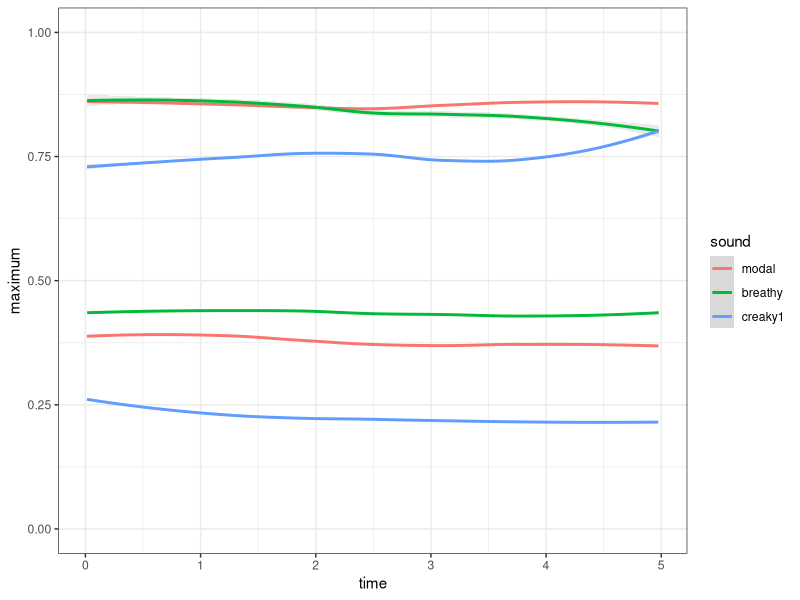
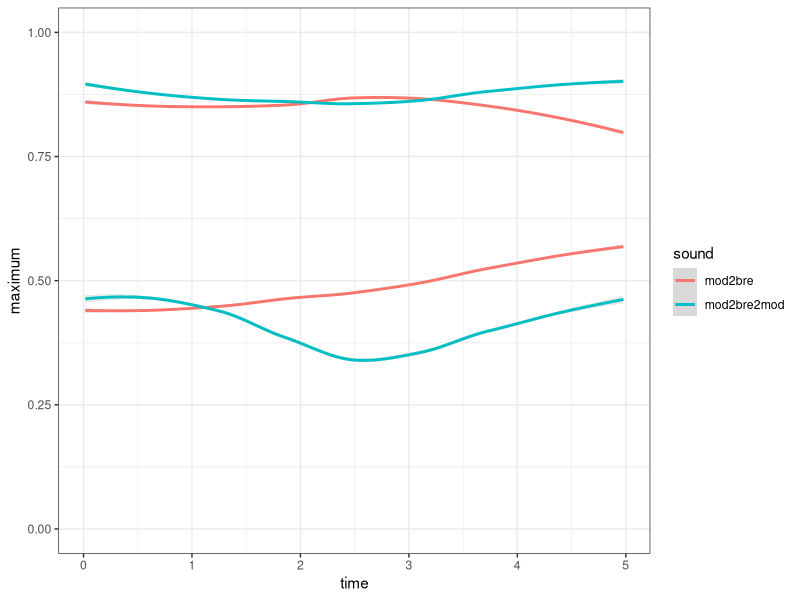
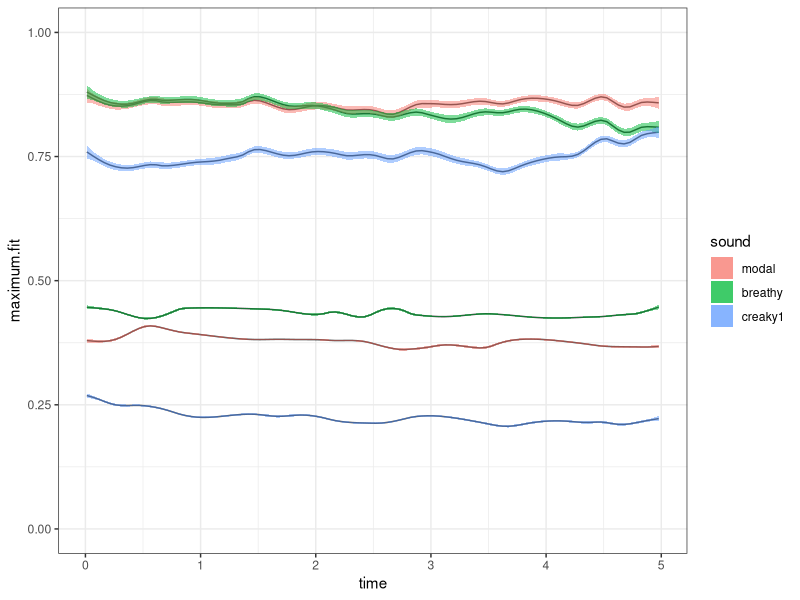

Write R code to recreate these figures, in order.
## ---- chunk 1
knitr::opts_chunk$set(echo = TRUE)
knitr::opts_knit$set(root.dir=normalizePath("../"))
library(readr)
library(tidyr)
library(tidyverse)
library(dplyr)
library(ggplot2)
theme_set(theme_bw())
library(gss)
## ---- chunk 2
degg <- read_csv("tracegram/degg-tracing.csv")
degg.all <- degg %>%
    mutate_if(is.character, factor) %>%
    mutate(sound = factor(sound, levels = c("modal", "breathy", "creaky1", "mod2bre", "mod2bre2mod")))

degg <- filter(degg.all, sound != "creaky2" & sound != "mod2bre" & sound != "mod2bre2mod")
degg.contour <- filter(degg.all, sound != "modal" & sound != "breathy" & sound != "creaky1")
## ---- chunk 3
ggplot(degg, aes(x = time, colour = sound)) +
    geom_smooth(aes(y = maximum), size = 1, alpha = 0.2) +
    geom_smooth(aes(y = minimum), size = 1, alpha = 0.2) +
    ylim(0, 1)
## ---- chunk 4
ggplot(degg.contour, aes(x = time, colour = sound)) +
    geom_smooth(aes(y = maximum), size = 1, alpha = 0.2) +
    geom_smooth(aes(y = minimum), size = 1, alpha = 0.2) +
    ylim(0, 1)
## ---- chunk 5
maximum.model <- ssanova(maximum ~ sound + time + sound:time,
data = degg)

minimum.model <- ssanova(minimum ~ sound + time + sound:time,
data = degg)
## ---- chunk 6
predicted.degg <- expand.grid(time = seq(min(degg$time), max(degg$time), length = 100),
                    sound = c("modal", "breathy", "creaky1"))

predicted.degg$maximum.fit <- predict(maximum.model, predicted.degg, se = TRUE)$fit
predicted.degg$maximum.SE <- predict(maximum.model, predicted.degg, se = TRUE)$se.fit
predicted.degg$minimum.fit <- predict(minimum.model, predicted.degg, se = TRUE)$fit
predicted.degg$minimum.SE <- predict(minimum.model, predicted.degg, se = TRUE)$se.fit
## ---- chunk 7
ggplot(predicted.degg, aes(x = time, colour = sound, group = sound)) +
    geom_line(aes(y = maximum.fit), alpha = 1, colour = "grey20") +
    geom_ribbon(aes(ymin = maximum.fit-(1.96*maximum.SE),
                ymax = maximum.fit+(1.96*maximum.SE),
                fill = sound ),alpha = 0.5,colour = "NA") +
    geom_line(aes(y = minimum.fit), alpha = 1, colour = "grey20") +
    geom_ribbon(aes(ymin = minimum.fit-(1.96*minimum.SE),
                    ymax = minimum.fit+(1.96*minimum.SE),
                    fill = sound ),alpha = 0.5,colour = "NA") +
    ylim(0,1)
